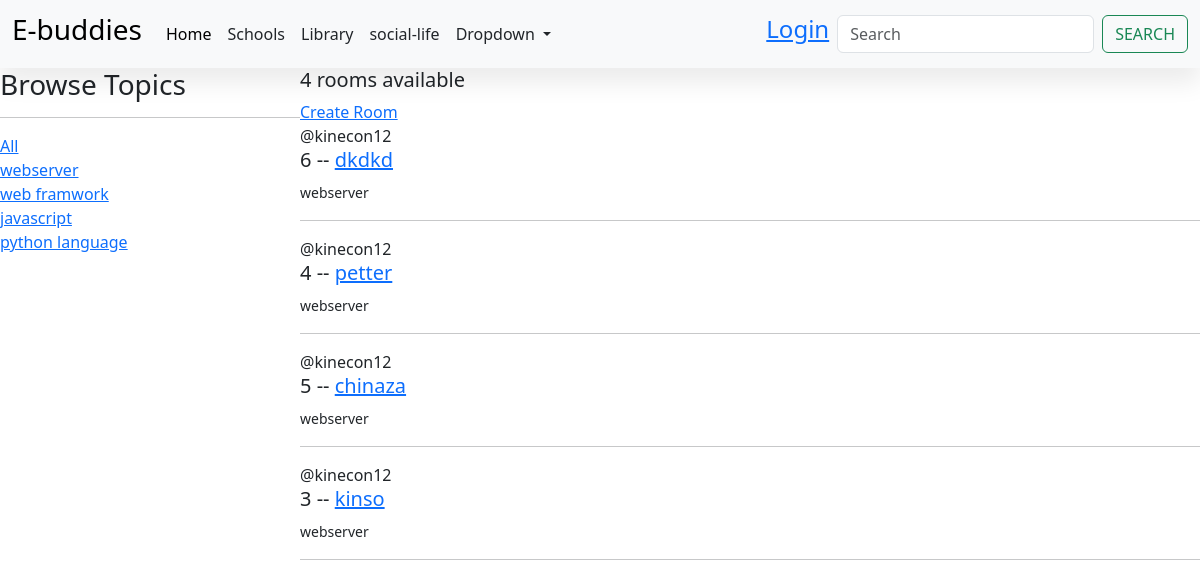
/home/?q=webserver, run on the app's committed database.
### base/models.py (models this page shows, shortened)
class Topic(models.Model):
    name = models.CharField(max_length=200)

class Room(models.Model):
    host = models.ForeignKey(User, on_delete=models.SET_NULL, null=True)
    topic = models.ForeignKey('Topic', on_delete=models.SET_NULL, null=True)
    name = models.CharField(max_length=200)
    description = models.TextField(null=True, blank=True)
    update = models.DateTimeField(auto_now=True)
    created = models.DateTimeField(auto_now_add=True)
    class Meta:
       ordering = ['-update', '-created']

### base/views.py (the view)
# urls.py: path('home/', views.Home, name='Home'),
def Home(request):
    q = request.GET.get('q') if request.GET.get('q') != None else ''
    rooms = Room.objects.filter(
        Q(topic__name__icontains=q,) |
        Q(name__icontains=q) |
        Q(description__icontains=q)
    )
    topics = Topic.objects.all()
    room_count = rooms.count
    contxt = {'rooms': rooms, 'topics': topics, 'room_count': room_count}
    return render(request, 'base/home.html', contxt)

### base/templates/base/home.html (shortened to what this page needs)
{% extends 'main.html' %}
{% block content %}
<div class="Home-container">
    <div>
        <h3>Browse Topics</h3>
        <hr>
        <div>
            <a href="{% url 'Home' %}">All</a>
        </div>
        {% for topic in topics  %}
            <div>
                <a href="{% url 'Home' %}?q={{topic.name}}">{{topic.name}}</a>
            </div>
        {% endfor %}
    </div>
    <div>
        <h5>{{room_count}} rooms available</h5>
        <a href="{% url 'create-room' %}">Create Room</a>
        <div>
            {% for room in rooms  %}
            <div>
                <span>@{{room.host.username}}</span>
                <h5>{{room.id}} -- <a href="{% url 'room' room.id %}">{{room.name}}</a></h5>
                <small>{{room.topic.name}}</small>
                <hr>
            </div>
             {% endfor %}
        </div>
    </div>
</div>
{% endblock content %}

### static/styles/main.css (style rules this page uses)
body { background-color:floralwhite; }

### static/styles/style.css (style rules this page uses)
:root { --c-dark: #212529; --c-brand: #4e57d4; --c-brand-light: #6970dd; --c-brand-rgb: 78, 87, 212; --c-body: #727272; --font-base: "ClashDisplay", sans-serif; --box-shadow: 0px 15px 25px rgba(0,0,0,0.08); --transition: all 0.5s ease; }
body { font-family: var(--font-base); line-height: 1.7; color: var(--c-body); }
h1, h2, h3,h4, h5, h6, .h1, .h2, .h3, .h4, .h5, .h6 { font-weight: 600; color: var(--c-dark); }
a { text-decoration: none; color: var(--c-brand); transition: var(--transition); }

### base/templates/base/home.html (style rules this page uses)
.Home-container { display: grid; grid-template-columns: 1fr 3fr; }

### data on the page
Topic: name "webserver"
Topic: name "web framwork"
Topic: name "javascript"
Topic: name "python language"
Room: host.username "kinecon12", id "6", name "dkdkd", topic.name "webserver"
Room: host.username "kinecon12", id "4", name "petter", topic.name "webserver"
Room: host.username "kinecon12", id "5", name "chinaza", topic.name "webserver"
Room: host.username "kinecon12", id "3", name "kinso", topic.name "webserver"

### other printed values
{{ room_count }} "4"
